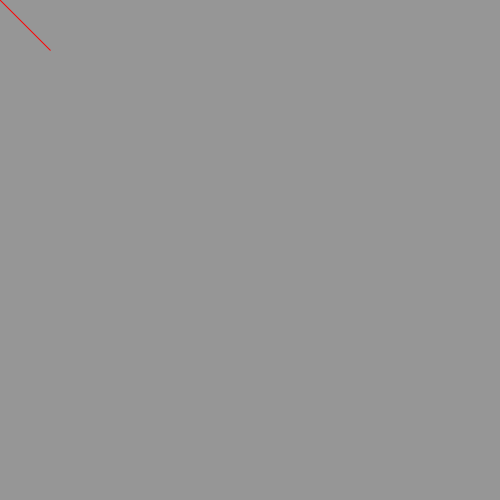
Frame 1 (no input)
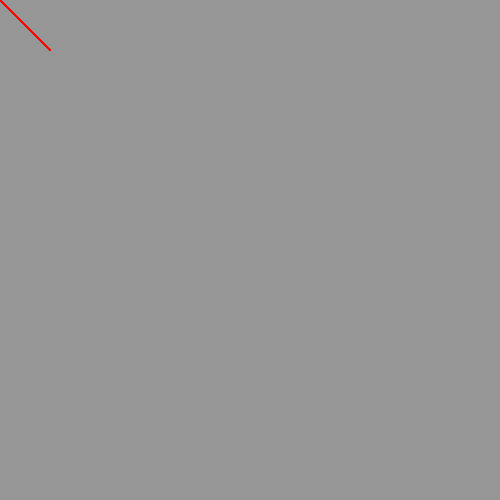
Frame 60 (the mouse pressed at the canvas centre just before this capture)
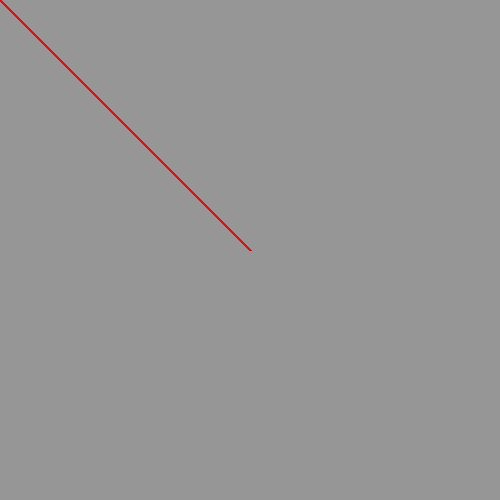
Frame 120 (the mouse held since frame 60 and released just before this capture)

The Processing sketch that drew these frames (run headless with seeded random() and noise(); from frame 60 on, the mouse is pressed at the canvas centre):

// Processing sketch: triangle
// ── triangle.pde
void setup()
{size(500,500);
background(150);
}
void draw()
{stroke(255,0,0);
triangle(mouseX,mouseY,pmouseX,pmouseY,50,50);
}
void mousePressed()
{background(20);
}
